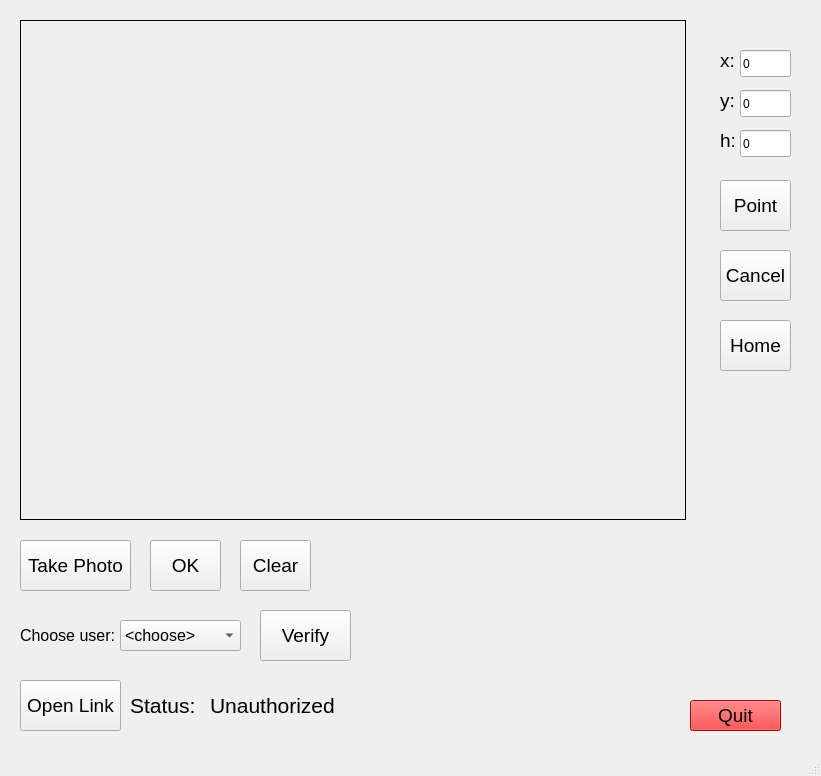
<?xml version="1.0" encoding="UTF-8"?>
<ui version="4.0">
 <class>MainWindow</class>
 <widget class="QMainWindow" name="MainWindow">
  <property name="geometry">
   <rect>
    <x>0</x>
    <y>0</y>
    <width>821</width>
    <height>776</height>
   </rect>
  </property>
  <property name="windowTitle">
   <string>AGV</string>
  </property>
  <widget class="QWidget" name="centralwidget">
   <widget class="QLabel" name="viewer">
    <property name="geometry">
     <rect>
      <x>20</x>
      <y>20</y>
      <width>666</width>
      <height>500</height>
     </rect>
    </property>
    <property name="frameShape">
     <enum>QFrame::Box</enum>
    </property>
    <property name="text">
     <string/>
    </property>
    <property name="scaledContents">
     <bool>false</bool>
    </property>
    <property name="alignment">
     <set>Qt::AlignCenter</set>
    </property>
   </widget>
   <widget class="QPushButton" name="btn_verify">
    <property name="geometry">
     <rect>
      <x>260</x>
      <y>610</y>
      <width>91</width>
      <height>51</height>
     </rect>
    </property>
    <property name="font">
     <font>
      <pointsize>14</pointsize>
     </font>
    </property>
    <property name="text">
     <string>Verify</string>
    </property>
   </widget>
   <widget class="QPushButton" name="btn_takePhoto">
    <property name="geometry">
     <rect>
      <x>20</x>
      <y>540</y>
      <width>111</width>
      <height>51</height>
     </rect>
    </property>
    <property name="font">
     <font>
      <pointsize>14</pointsize>
     </font>
    </property>
    <property name="text">
     <string>Take Photo</string>
    </property>
   </widget>
   <widget class="QPushButton" name="btn_openLink">
    <property name="geometry">
     <rect>
      <x>20</x>
      <y>680</y>
      <width>101</width>
      <height>51</height>
     </rect>
    </property>
    <property name="font">
     <font>
      <pointsize>14</pointsize>
     </font>
    </property>
    <property name="text">
     <string>Open Link</string>
    </property>
   </widget>
   <widget class="QPushButton" name="btn_clear">
    <property name="geometry">
     <rect>
      <x>240</x>
      <y>540</y>
      <width>71</width>
      <height>51</height>
     </rect>
    </property>
    <property name="font">
     <font>
      <pointsize>14</pointsize>
     </font>
    </property>
    <property name="text">
     <string>Clear</string>
    </property>
   </widget>
   <widget class="QPushButton" name="btn_ok">
    <property name="geometry">
     <rect>
      <x>150</x>
      <y>540</y>
      <width>71</width>
      <height>51</height>
     </rect>
    </property>
    <property name="font">
     <font>
      <pointsize>14</pointsize>
     </font>
    </property>
    <property name="text">
     <string>OK</string>
    </property>
   </widget>
   <widget class="QPushButton" name="btn_quit">
    <property name="geometry">
     <rect>
      <x>690</x>
      <y>700</y>
      <width>91</width>
      <height>31</height>
     </rect>
    </property>
    <property name="palette">
     <palette>
      <active>
       <colorrole role="WindowText">
        <brush brushstyle="SolidPattern">
         <color alpha="255">
          <red>0</red>
          <green>0</green>
          <blue>0</blue>
         </color>
        </brush>
       </colorrole>
       <colorrole role="Button">
        <brush brushstyle="SolidPattern">
         <color alpha="255">
          <red>255</red>
          <green>0</green>
          <blue>0</blue>
         </color>
        </brush>
       </colorrole>
       <colorrole role="Light">
        <brush brushstyle="SolidPattern">
         <color alpha="255">
          <red>255</red>
          <green>127</green>
          <blue>127</blue>
         </color>
        </brush>
       </colorrole>
       <colorrole role="Midlight">
        <brush brushstyle="SolidPattern">
         <color alpha="255">
          <red>255</red>
          <green>63</green>
          <blue>63</blue>
         </color>
        </brush>
       </colorrole>
       <colorrole role="Dark">
        <brush brushstyle="SolidPattern">
         <color alpha="255">
          <red>127</red>
          <green>0</green>
          <blue>0</blue>
         </color>
        </brush>
       </colorrole>
       <colorrole role="Mid">
        <brush brushstyle="SolidPattern">
         <color alpha="255">
          <red>170</red>
          <green>0</green>
          <blue>0</blue>
         </color>
        </brush>
       </colorrole>
       <colorrole role="Text">
        <brush brushstyle="SolidPattern">
         <color alpha="255">
          <red>0</red>
          <green>0</green>
          <blue>0</blue>
         </color>
        </brush>
       </colorrole>
       <colorrole role="BrightText">
        <brush brushstyle="SolidPattern">
         <color alpha="255">
          <red>255</red>
          <green>255</green>
          <blue>255</blue>
         </color>
        </brush>
       </colorrole>
       <colorrole role="ButtonText">
        <brush brushstyle="SolidPattern">
         <color alpha="255">
          <red>0</red>
          <green>0</green>
          <blue>0</blue>
         </color>
        </brush>
       </colorrole>
       <colorrole role="Base">
        <brush brushstyle="SolidPattern">
         <color alpha="255">
          <red>255</red>
          <green>255</green>
          <blue>255</blue>
         </color>
        </brush>
       </colorrole>
       <colorrole role="Window">
        <brush brushstyle="SolidPattern">
         <color alpha="255">
          <red>255</red>
          <green>0</green>
          <blue>0</blue>
         </color>
        </brush>
       </colorrole>
       <colorrole role="Shadow">
        <brush brushstyle="SolidPattern">
         <color alpha="255">
          <red>0</red>
          <green>0</green>
          <blue>0</blue>
         </color>
        </brush>
       </colorrole>
       <colorrole role="AlternateBase">
        <brush brushstyle="SolidPattern">
         <color alpha="255">
          <red>255</red>
          <green>127</green>
          <blue>127</blue>
         </color>
        </brush>
       </colorrole>
       <colorrole role="ToolTipBase">
        <brush brushstyle="SolidPattern">
         <color alpha="255">
          <red>255</red>
          <green>255</green>
          <blue>220</blue>
         </color>
        </brush>
       </colorrole>
       <colorrole role="ToolTipText">
        <brush brushstyle="SolidPattern">
         <color alpha="255">
          <red>0</red>
          <green>0</green>
          <blue>0</blue>
         </color>
        </brush>
       </colorrole>
      </active>
      <inactive>
       <colorrole role="WindowText">
        <brush brushstyle="SolidPattern">
         <color alpha="255">
          <red>0</red>
          <green>0</green>
          <blue>0</blue>
         </color>
        </brush>
       </colorrole>
       <colorrole role="Button">
        <brush brushstyle="SolidPattern">
         <color alpha="255">
          <red>255</red>
          <green>0</green>
          <blue>0</blue>
         </color>
        </brush>
       </colorrole>
       <colorrole role="Light">
        <brush brushstyle="SolidPattern">
         <color alpha="255">
          <red>255</red>
          <green>127</green>
          <blue>127</blue>
         </color>
        </brush>
       </colorrole>
       <colorrole role="Midlight">
        <brush brushstyle="SolidPattern">
         <color alpha="255">
          <red>255</red>
          <green>63</green>
          <blue>63</blue>
         </color>
        </brush>
       </colorrole>
       <colorrole role="Dark">
        <brush brushstyle="SolidPattern">
         <color alpha="255">
          <red>127</red>
          <green>0</green>
          <blue>0</blue>
         </color>
        </brush>
       </colorrole>
       <colorrole role="Mid">
        <brush brushstyle="SolidPattern">
         <color alpha="255">
          <red>170</red>
          <green>0</green>
          <blue>0</blue>
         </color>
        </brush>
       </colorrole>
       <colorrole role="Text">
        <brush brushstyle="SolidPattern">
         <color alpha="255">
          <red>0</red>
          <green>0</green>
          <blue>0</blue>
         </color>
        </brush>
       </colorrole>
       <colorrole role="BrightText">
        <brush brushstyle="SolidPattern">
         <color alpha="255">
          <red>255</red>
          <green>255</green>
          <blue>255</blue>
         </color>
        </brush>
       </colorrole>
       <colorrole role="ButtonText">
        <brush brushstyle="SolidPattern">
         <color alpha="255">
          <red>0</red>
          <green>0</green>
          <blue>0</blue>
         </color>
        </brush>
       </colorrole>
       <colorrole role="Base">
        <brush brushstyle="SolidPattern">
         <color alpha="255">
          <red>255</red>
          <green>255</green>
          <blue>255</blue>
         </color>
        </brush>
       </colorrole>
       <colorrole role="Window">
        <brush brushstyle="SolidPattern">
         <color alpha="255">
          <red>255</red>
          <green>0</green>
          <blue>0</blue>
         </color>
        </brush>
       </colorrole>
       <colorrole role="Shadow">
        <brush brushstyle="SolidPattern">
         <color alpha="255">
          <red>0</red>
          <green>0</green>
          <blue>0</blue>
         </color>
        </brush>
       </colorrole>
       <colorrole role="AlternateBase">
        <brush brushstyle="SolidPattern">
         <color alpha="255">
          <red>255</red>
          <green>127</green>
          <blue>127</blue>
         </color>
        </brush>
       </colorrole>
       <colorrole role="ToolTipBase">
        <brush brushstyle="SolidPattern">
         <color alpha="255">
          <red>255</red>
          <green>255</green>
          <blue>220</blue>
         </color>
        </brush>
       </colorrole>
       <colorrole role="ToolTipText">
        <brush brushstyle="SolidPattern">
         <color alpha="255">
          <red>0</red>
          <green>0</green>
          <blue>0</blue>
         </color>
        </brush>
       </colorrole>
      </inactive>
      <disabled>
       <colorrole role="WindowText">
        <brush brushstyle="SolidPattern">
         <color alpha="255">
          <red>127</red>
          <green>0</green>
          <blue>0</blue>
         </color>
        </brush>
       </colorrole>
       <colorrole role="Button">
        <brush brushstyle="SolidPattern">
         <color alpha="255">
          <red>255</red>
          <green>0</green>
          <blue>0</blue>
         </color>
        </brush>
       </colorrole>
       <colorrole role="Light">
        <brush brushstyle="SolidPattern">
         <color alpha="255">
          <red>255</red>
          <green>127</green>
          <blue>127</blue>
         </color>
        </brush>
       </colorrole>
       <colorrole role="Midlight">
        <brush brushstyle="SolidPattern">
         <color alpha="255">
          <red>255</red>
          <green>63</green>
          <blue>63</blue>
         </color>
        </brush>
       </colorrole>
       <colorrole role="Dark">
        <brush brushstyle="SolidPattern">
         <color alpha="255">
          <red>127</red>
          <green>0</green>
          <blue>0</blue>
         </color>
        </brush>
       </colorrole>
       <colorrole role="Mid">
        <brush brushstyle="SolidPattern">
         <color alpha="255">
          <red>170</red>
          <green>0</green>
          <blue>0</blue>
         </color>
        </brush>
       </colorrole>
       <colorrole role="Text">
        <brush brushstyle="SolidPattern">
         <color alpha="255">
          <red>127</red>
          <green>0</green>
          <blue>0</blue>
         </color>
        </brush>
       </colorrole>
       <colorrole role="BrightText">
        <brush brushstyle="SolidPattern">
         <color alpha="255">
          <red>255</red>
          <green>255</green>
          <blue>255</blue>
         </color>
        </brush>
       </colorrole>
       <colorrole role="ButtonText">
        <brush brushstyle="SolidPattern">
         <color alpha="255">
          <red>127</red>
          <green>0</green>
          <blue>0</blue>
         </color>
        </brush>
       </colorrole>
       <colorrole role="Base">
        <brush brushstyle="SolidPattern">
         <color alpha="255">
          <red>255</red>
          <green>0</green>
          <blue>0</blue>
         </color>
        </brush>
       </colorrole>
       <colorrole role="Window">
        <brush brushstyle="SolidPattern">
         <color alpha="255">
          <red>255</red>
          <green>0</green>
          <blue>0</blue>
         </color>
        </brush>
       </colorrole>
       <colorrole role="Shadow">
        <brush brushstyle="SolidPattern">
         <color alpha="255">
          <red>0</red>
          <green>0</green>
          <blue>0</blue>
         </color>
        </brush>
       </colorrole>
       <colorrole role="AlternateBase">
        <brush brushstyle="SolidPattern">
         <color alpha="255">
          <red>255</red>
          <green>0</green>
          <blue>0</blue>
         </color>
        </brush>
       </colorrole>
       <colorrole role="ToolTipBase">
        <brush brushstyle="SolidPattern">
         <color alpha="255">
          <red>255</red>
          <green>255</green>
          <blue>220</blue>
         </color>
        </brush>
       </colorrole>
       <colorrole role="ToolTipText">
        <brush brushstyle="SolidPattern">
         <color alpha="255">
          <red>0</red>
          <green>0</green>
          <blue>0</blue>
         </color>
        </brush>
       </colorrole>
      </disabled>
     </palette>
    </property>
    <property name="font">
     <font>
      <pointsize>14</pointsize>
     </font>
    </property>
    <property name="text">
     <string>Quit</string>
    </property>
    <property name="flat">
     <bool>false</bool>
    </property>
   </widget>
   <widget class="QComboBox" name="comboBox">
    <property name="geometry">
     <rect>
      <x>120</x>
      <y>620</y>
      <width>121</width>
      <height>31</height>
     </rect>
    </property>
    <property name="font">
     <font>
      <pointsize>12</pointsize>
      <weight>50</weight>
      <italic>false</italic>
      <bold>false</bold>
     </font>
    </property>
    <item>
     <property name="text">
      <string>&lt;choose&gt;</string>
     </property>
    </item>
    <item>
     <property name="text">
      <string>Robin_Lin</string>
     </property>
    </item>
    <item>
     <property name="text">
      <string>Max_Huang</string>
     </property>
    </item>
    <item>
     <property name="text">
      <string>Daniel_Lin</string>
     </property>
    </item>
   </widget>
   <widget class="QLabel" name="label">
    <property name="geometry">
     <rect>
      <x>20</x>
      <y>610</y>
      <width>141</width>
      <height>51</height>
     </rect>
    </property>
    <property name="font">
     <font>
      <pointsize>12</pointsize>
      <weight>50</weight>
      <italic>false</italic>
      <bold>false</bold>
     </font>
    </property>
    <property name="text">
     <string>Choose user: </string>
    </property>
   </widget>
   <widget class="QLabel" name="label_2">
    <property name="geometry">
     <rect>
      <x>130</x>
      <y>680</y>
      <width>81</width>
      <height>51</height>
     </rect>
    </property>
    <property name="font">
     <font>
      <pointsize>16</pointsize>
     </font>
    </property>
    <property name="text">
     <string>Status:</string>
    </property>
   </widget>
   <widget class="QLabel" name="label_status">
    <property name="geometry">
     <rect>
      <x>210</x>
      <y>680</y>
      <width>161</width>
      <height>51</height>
     </rect>
    </property>
    <property name="font">
     <font>
      <pointsize>16</pointsize>
     </font>
    </property>
    <property name="text">
     <string>Unauthorized</string>
    </property>
   </widget>
   <widget class="QPushButton" name="btn_home">
    <property name="geometry">
     <rect>
      <x>720</x>
      <y>320</y>
      <width>71</width>
      <height>51</height>
     </rect>
    </property>
    <property name="font">
     <font>
      <pointsize>14</pointsize>
     </font>
    </property>
    <property name="text">
     <string>Home</string>
    </property>
   </widget>
   <widget class="QPushButton" name="btn_point">
    <property name="geometry">
     <rect>
      <x>720</x>
      <y>180</y>
      <width>71</width>
      <height>51</height>
     </rect>
    </property>
    <property name="font">
     <font>
      <pointsize>14</pointsize>
     </font>
    </property>
    <property name="text">
     <string>Point</string>
    </property>
   </widget>
   <widget class="QLineEdit" name="pos_x">
    <property name="geometry">
     <rect>
      <x>740</x>
      <y>50</y>
      <width>51</width>
      <height>27</height>
     </rect>
    </property>
    <property name="text">
     <string>0</string>
    </property>
   </widget>
   <widget class="QLineEdit" name="pos_y">
    <property name="geometry">
     <rect>
      <x>740</x>
      <y>90</y>
      <width>51</width>
      <height>27</height>
     </rect>
    </property>
    <property name="text">
     <string>0</string>
    </property>
   </widget>
   <widget class="QLineEdit" name="pos_h">
    <property name="geometry">
     <rect>
      <x>740</x>
      <y>130</y>
      <width>51</width>
      <height>27</height>
     </rect>
    </property>
    <property name="text">
     <string>0</string>
    </property>
   </widget>
   <widget class="QLabel" name="label_x">
    <property name="geometry">
     <rect>
      <x>720</x>
      <y>40</y>
      <width>21</width>
      <height>41</height>
     </rect>
    </property>
    <property name="font">
     <font>
      <pointsize>14</pointsize>
     </font>
    </property>
    <property name="text">
     <string>x:</string>
    </property>
   </widget>
   <widget class="QLabel" name="label_y">
    <property name="geometry">
     <rect>
      <x>720</x>
      <y>80</y>
      <width>21</width>
      <height>41</height>
     </rect>
    </property>
    <property name="font">
     <font>
      <pointsize>14</pointsize>
     </font>
    </property>
    <property name="text">
     <string>y:</string>
    </property>
   </widget>
   <widget class="QLabel" name="label_h">
    <property name="geometry">
     <rect>
      <x>720</x>
      <y>120</y>
      <width>21</width>
      <height>41</height>
     </rect>
    </property>
    <property name="font">
     <font>
      <pointsize>14</pointsize>
     </font>
    </property>
    <property name="text">
     <string>h:</string>
    </property>
   </widget>
   <widget class="QPushButton" name="btn_cancel">
    <property name="geometry">
     <rect>
      <x>720</x>
      <y>250</y>
      <width>71</width>
      <height>51</height>
     </rect>
    </property>
    <property name="font">
     <font>
      <pointsize>14</pointsize>
     </font>
    </property>
    <property name="text">
     <string>Cancel</string>
    </property>
   </widget>
  </widget>
  <widget class="QStatusBar" name="statusbar"/>
 </widget>
 <resources/>
 <connections/>
</ui>
